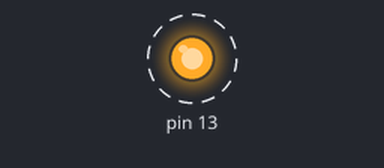
Simulated run of this sketch. Board: Arduino Uno, built with avr-gcc and run on an emulated ATmega328P. Shown: output pins drawn as LEDs (lit = HIGH). Dashed ring = blinking.

Above: at 0.05 s.
Timing chart, 0 to 3.0 s (numbered marks = the images above):
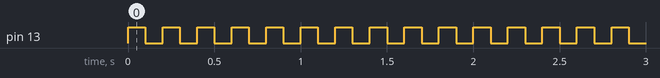

Measured:
- by itself, pin 13: alternates HIGH for 0.10 s and LOW for 0.10 s

The sketch:

singleLED.ino
```cpp
int L1 =  13;
void setup() {
  // put your setup code here, to run once:
  pinMode(13, OUTPUT);

}

void loop() {
  // put your main code here, to run repeatedly:
  digitalWrite(13, HIGH);
  delay(100);
  digitalWrite(13, LOW);
  delay(100);
}
```
